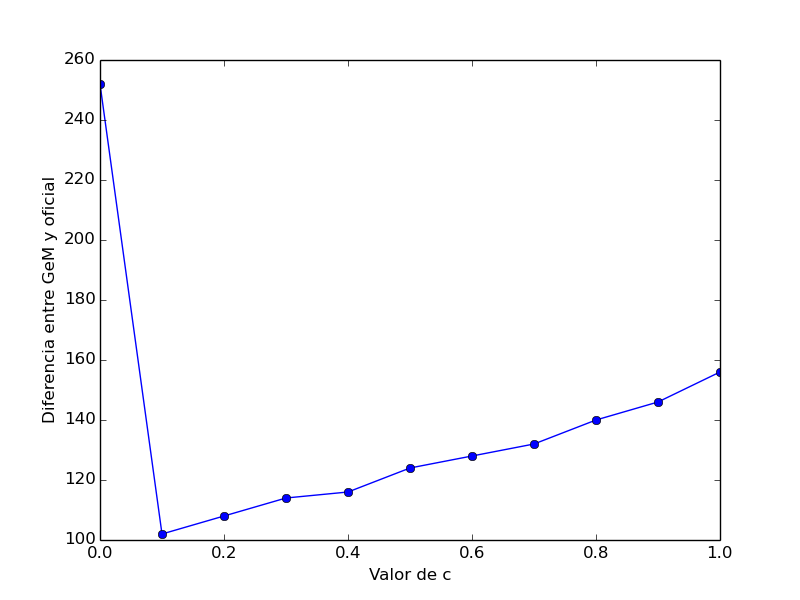

Generate this figure with Python:
#!/usr/bin/python3
import os
import random
from subprocess import call

EQUIPOS = {
    1: "Aldosivi",
    2: "Argentinos Juniors",
    3: "Arsenal",
    4: "Atlético de Rafaela",
    5: "Banfield",
    6: "Belgrano",
    7: "Boca Juniors",
    8: "Colón",
    9: "Crucero del Norte",
    10: "Defensa y Justicia",
    11: "Estudiantes (LP)",
    12: "Gimnasia y Esgrima (LP)",
    13: "Godoy Cruz",
    14: "Huracán",
    15: "Independiente",
    16: "Lanús",
    17: "Newell's Old Boys",
    18: "Nueva Chicago",
    19: "Olimpo",
    20: "Quilmes",
    21: "Racing Club",
    22: "River Plate",
    23: "Rosario Central",
    24: "San Lorenzo",
    25: "San Martín (SJ)",
    26: "Sarmiento",
    27: "Temperley",
    28: "Tigre",
    29: "Unión",
    30: "Vélez Sarsfield",
}

def parsear_y_limpiar():
    with open("arg-original.txt") as f_input:
        with open("arg.txt", "w") as f_output:
            resultados = []
            for numlinea, linea in enumerate(f_input):
                if numlinea == 0:
                    cant_equipos, _ = linea.split(" ")
                else:
                    fecha, jugador1, goles1, jugador2, goles2 = map(int, linea.split(" "))
                    if goles1 != goles2:
                        ganador, goles_ganador = (jugador1, goles1) if goles1 > goles2 else (jugador2, goles2)
                        perdedor, goles_perdedor = (jugador1, goles1) if goles1 < goles2 else (jugador2, goles2)
                        resultados.append((fecha, ganador, goles_ganador, perdedor, goles_perdedor))
            print(cant_equipos, len(resultados), file=f_output)
            for resultado in resultados:
                print(*resultado, file=f_output)
    return resultados


def ejecutar_pagerank():
    call(["../../../../bin/tp2", "arg.in", "arg.out" ])


def parsear_salida(equipos):
    with open("arg.out") as f_input:
        puntajes = [float(linea) for linea in f_input]
    puntajes_por_equipo = []
    for indice_1, puntaje in enumerate(puntajes):
        for indice_2, equipo in equipos.items():
            if indice_1+1 == indice_2:
                puntajes_por_equipo.append((puntaje, equipo))
    puntajes_por_equipo.sort(key=lambda tupla: tupla[0])
    puntajes_por_equipo.reverse()
    for puntaje, equipo in puntajes_por_equipo:
        print(equipo, puntaje)
    return [equipo for puntaje, equipo in puntajes_por_equipo]


def diferencia_entre_rankings(orden1, orden2):
    diferencia = 0
    for posicion, jugador in enumerate(orden1):
        diferencia += abs(posicion - orden2.index(jugador))
    return diferencia


def puntaje_estandar(cant_equipos, resultados):
    puntajes = [0 for _ in range(cant_equipos)]
    for resultado in resultados:
        _, ganador, _, _, _ = resultado
        puntajes[ganador-1] += 3
    ordenados = [(puntaje, equipo+1) for equipo, puntaje in enumerate(puntajes)]
    ordenados.sort(key=lambda tupla: tupla[0])
    ordenados.reverse()
    puntajes_por_equipo = [(puntaje, EQUIPOS[equipo]) for puntaje, equipo in ordenados]
    for puntaje, equipo in puntajes_por_equipo:
        print(equipo, puntaje)
    return [equipo for puntaje, equipo in puntajes_por_equipo]


def plotear_salida(diferencias):
    import matplotlib.pyplot as plt
    plt.plot(diferencias, label="vs ránking oficial")
    plt.legend(loc=4)
    plt.ylabel("Distancia entre ránkings")
    plt.xlabel("Valor de c")
    plt.savefig("diferencia.png")


def generar_archivos_test(c):
    with open("arg.in", "w") as f_output:
        print("0 %.2f 1 arg.txt 0.00001" % c, file=f_output)


def plotear_salida(res):
    import matplotlib.pyplot as plt
    c = [t[0] for t in res]
    posiciones = [t[1] for t in res]
    plt.plot(c, posiciones, 'o-')
    plt.ylabel("Diferencia entre GeM y oficial")
    plt.xlabel("Valor de c")
    plt.savefig("arg.png")


resultados = parsear_y_limpiar()
diferencias = []
for c in [i*0.1 for i in range(11)]:
    generar_archivos_test(c)
    ejecutar_pagerank()
    orden_gem = parsear_salida(EQUIPOS)
    orden_oficial = puntaje_estandar(len(orden_gem), resultados)
    diferencia = diferencia_entre_rankings(orden_gem, orden_oficial)
    print(diferencia)
    diferencias.append((c, diferencia))
plotear_salida(diferencias)
print(diferencias)